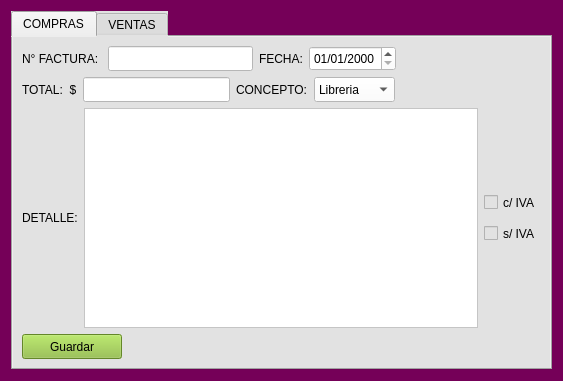
<?xml version="1.0" encoding="UTF-8"?>
<ui version="4.0">
 <class>form_movimientos</class>
 <widget class="QWidget" name="form_movimientos">
  <property name="geometry">
   <rect>
    <x>0</x>
    <y>0</y>
    <width>563</width>
    <height>381</height>
   </rect>
  </property>
  <property name="windowTitle">
   <string>Form</string>
  </property>
  <property name="styleSheet">
   <string notr="true">font: 12pt &quot;Courier 10 Pitch&quot;;
selection-color: rgb(0, 0, 0);
selection-background-color: rgb(170, 255, 127);
color: rgb(0, 0, 0);
background-color: rgb(117, 0, 88);</string>
  </property>
  <layout class="QGridLayout" name="gridLayout_3">
   <item row="0" column="0">
    <widget class="QTabWidget" name="tabWidget">
     <property name="styleSheet">
      <string notr="true">color: rgb(0, 0, 0);
background-color: rgb(226, 226, 226);
</string>
     </property>
     <property name="currentIndex">
      <number>0</number>
     </property>
     <widget class="QWidget" name="tab">
      <attribute name="title">
       <string>COMPRAS</string>
      </attribute>
      <layout class="QGridLayout" name="gridLayout">
       <item row="0" column="0">
        <layout class="QHBoxLayout" name="horizontalLayout_5">
         <item>
          <widget class="QLabel" name="label">
           <property name="text">
            <string>N° FACTURA: </string>
           </property>
          </widget>
         </item>
         <item>
          <widget class="QLineEdit" name="lne_compras_nro_fact">
           <property name="minimumSize">
            <size>
             <width>0</width>
             <height>25</height>
            </size>
           </property>
           <property name="maximumSize">
            <size>
             <width>16777215</width>
             <height>25</height>
            </size>
           </property>
           <property name="styleSheet">
            <string notr="true">background-color: rgb(255, 255, 255);</string>
           </property>
           <property name="text">
            <string/>
           </property>
          </widget>
         </item>
         <item>
          <widget class="QLabel" name="label_2">
           <property name="text">
            <string>FECHA:</string>
           </property>
          </widget>
         </item>
         <item>
          <widget class="QDateEdit" name="dte_compras_fec_factura">
           <property name="minimumSize">
            <size>
             <width>0</width>
             <height>25</height>
            </size>
           </property>
           <property name="maximumSize">
            <size>
             <width>16777215</width>
             <height>25</height>
            </size>
           </property>
           <property name="styleSheet">
            <string notr="true">background-color: rgb(255, 255, 255);</string>
           </property>
           <property name="displayFormat">
            <string>dd/MM/yyyy</string>
           </property>
          </widget>
         </item>
         <item>
          <spacer name="horizontalSpacer_3">
           <property name="orientation">
            <enum>Qt::Horizontal</enum>
           </property>
           <property name="sizeHint" stdset="0">
            <size>
             <width>40</width>
             <height>20</height>
            </size>
           </property>
          </spacer>
         </item>
        </layout>
       </item>
       <item row="2" column="0">
        <layout class="QHBoxLayout" name="horizontalLayout_8">
         <item>
          <layout class="QHBoxLayout" name="horizontalLayout_7">
           <item>
            <widget class="QLabel" name="label_9">
             <property name="text">
              <string>DETALLE:</string>
             </property>
            </widget>
           </item>
           <item>
            <widget class="QTextEdit" name="textEdit_compras">
             <property name="styleSheet">
              <string notr="true">background-color: rgb(255, 255, 255);</string>
             </property>
            </widget>
           </item>
          </layout>
         </item>
         <item>
          <layout class="QVBoxLayout" name="verticalLayout_2">
           <item>
            <spacer name="verticalSpacer_4">
             <property name="orientation">
              <enum>Qt::Vertical</enum>
             </property>
             <property name="sizeHint" stdset="0">
              <size>
               <width>20</width>
               <height>40</height>
              </size>
             </property>
            </spacer>
           </item>
           <item>
            <widget class="QCheckBox" name="ckbx_compras_coniva">
             <property name="minimumSize">
              <size>
               <width>0</width>
               <height>25</height>
              </size>
             </property>
             <property name="maximumSize">
              <size>
               <width>16777215</width>
               <height>25</height>
              </size>
             </property>
             <property name="text">
              <string>c/ IVA</string>
             </property>
            </widget>
           </item>
           <item>
            <widget class="QCheckBox" name="ckbx_compras_coniva_2">
             <property name="minimumSize">
              <size>
               <width>0</width>
               <height>25</height>
              </size>
             </property>
             <property name="maximumSize">
              <size>
               <width>16777215</width>
               <height>25</height>
              </size>
             </property>
             <property name="text">
              <string>s/ IVA</string>
             </property>
            </widget>
           </item>
           <item>
            <spacer name="verticalSpacer">
             <property name="orientation">
              <enum>Qt::Vertical</enum>
             </property>
             <property name="sizeHint" stdset="0">
              <size>
               <width>20</width>
               <height>40</height>
              </size>
             </property>
            </spacer>
           </item>
          </layout>
         </item>
        </layout>
       </item>
       <item row="4" column="0">
        <widget class="QPushButton" name="boton_compras">
         <property name="minimumSize">
          <size>
           <width>100</width>
           <height>25</height>
          </size>
         </property>
         <property name="maximumSize">
          <size>
           <width>100</width>
           <height>25</height>
          </size>
         </property>
         <property name="styleSheet">
          <string notr="true">color: rgb(0, 0, 0);
background-color: rgb(140, 189, 58);</string>
         </property>
         <property name="text">
          <string>Guardar</string>
         </property>
        </widget>
       </item>
       <item row="1" column="0">
        <layout class="QHBoxLayout" name="horizontalLayout_6">
         <item>
          <widget class="QLabel" name="label_4">
           <property name="text">
            <string>TOTAL:  $</string>
           </property>
          </widget>
         </item>
         <item>
          <widget class="QLineEdit" name="lne_compras_total">
           <property name="minimumSize">
            <size>
             <width>0</width>
             <height>25</height>
            </size>
           </property>
           <property name="maximumSize">
            <size>
             <width>16777215</width>
             <height>25</height>
            </size>
           </property>
           <property name="styleSheet">
            <string notr="true">background-color: rgb(255, 255, 255);</string>
           </property>
           <property name="text">
            <string/>
           </property>
          </widget>
         </item>
         <item>
          <widget class="QLabel" name="label_3">
           <property name="text">
            <string>CONCEPTO:</string>
           </property>
          </widget>
         </item>
         <item>
          <widget class="QComboBox" name="cbx_compras_concepto">
           <property name="minimumSize">
            <size>
             <width>0</width>
             <height>25</height>
            </size>
           </property>
           <property name="maximumSize">
            <size>
             <width>16777215</width>
             <height>25</height>
            </size>
           </property>
           <property name="styleSheet">
            <string notr="true">background-color: rgb(255, 255, 255);</string>
           </property>
           <item>
            <property name="text">
             <string>Libreria</string>
            </property>
           </item>
           <item>
            <property name="text">
             <string>New Item</string>
            </property>
           </item>
           <item>
            <property name="text">
             <string>New Item</string>
            </property>
           </item>
           <item>
            <property name="text">
             <string>New Item</string>
            </property>
           </item>
           <item>
            <property name="text">
             <string>New Item</string>
            </property>
           </item>
           <item>
            <property name="text">
             <string>New Item</string>
            </property>
           </item>
           <item>
            <property name="text">
             <string>New Item</string>
            </property>
           </item>
          </widget>
         </item>
         <item>
          <spacer name="horizontalSpacer_4">
           <property name="orientation">
            <enum>Qt::Horizontal</enum>
           </property>
           <property name="sizeHint" stdset="0">
            <size>
             <width>40</width>
             <height>20</height>
            </size>
           </property>
          </spacer>
         </item>
        </layout>
       </item>
      </layout>
     </widget>
     <widget class="QWidget" name="tab_2">
      <attribute name="title">
       <string>VENTAS</string>
      </attribute>
      <layout class="QGridLayout" name="gridLayout_2">
       <item row="0" column="0">
        <layout class="QHBoxLayout" name="horizontalLayout">
         <item>
          <widget class="QLabel" name="label_6">
           <property name="text">
            <string>N° FACTURA: </string>
           </property>
          </widget>
         </item>
         <item>
          <widget class="QLineEdit" name="lne_ventas_nro_fact">
           <property name="minimumSize">
            <size>
             <width>0</width>
             <height>25</height>
            </size>
           </property>
           <property name="maximumSize">
            <size>
             <width>16777215</width>
             <height>25</height>
            </size>
           </property>
           <property name="styleSheet">
            <string notr="true">background-color: rgb(255, 255, 255);</string>
           </property>
           <property name="text">
            <string/>
           </property>
          </widget>
         </item>
         <item>
          <widget class="QLabel" name="label_5">
           <property name="text">
            <string>FECHA:</string>
           </property>
          </widget>
         </item>
         <item>
          <widget class="QDateEdit" name="dte_ventas_fec_fact">
           <property name="minimumSize">
            <size>
             <width>0</width>
             <height>25</height>
            </size>
           </property>
           <property name="maximumSize">
            <size>
             <width>16777215</width>
             <height>25</height>
            </size>
           </property>
           <property name="styleSheet">
            <string notr="true">background-color: rgb(255, 255, 255);</string>
           </property>
           <property name="displayFormat">
            <string>dd/MM/yyyy</string>
           </property>
          </widget>
         </item>
         <item>
          <spacer name="horizontalSpacer_2">
           <property name="orientation">
            <enum>Qt::Horizontal</enum>
           </property>
           <property name="sizeHint" stdset="0">
            <size>
             <width>40</width>
             <height>20</height>
            </size>
           </property>
          </spacer>
         </item>
        </layout>
       </item>
       <item row="1" column="0">
        <layout class="QHBoxLayout" name="horizontalLayout_2">
         <item>
          <widget class="QLabel" name="label_7">
           <property name="text">
            <string>TOTAL:  $</string>
           </property>
          </widget>
         </item>
         <item>
          <widget class="QLineEdit" name="lne_ventas_total">
           <property name="minimumSize">
            <size>
             <width>100</width>
             <height>25</height>
            </size>
           </property>
           <property name="maximumSize">
            <size>
             <width>100</width>
             <height>25</height>
            </size>
           </property>
           <property name="styleSheet">
            <string notr="true">background-color: rgb(255, 255, 255);</string>
           </property>
           <property name="text">
            <string/>
           </property>
          </widget>
         </item>
         <item>
          <widget class="QLabel" name="label_8">
           <property name="text">
            <string>CONCEPTO:</string>
           </property>
          </widget>
         </item>
         <item>
          <widget class="QComboBox" name="cbx_ventas_concepto">
           <property name="minimumSize">
            <size>
             <width>0</width>
             <height>25</height>
            </size>
           </property>
           <property name="maximumSize">
            <size>
             <width>16777215</width>
             <height>25</height>
            </size>
           </property>
           <property name="styleSheet">
            <string notr="true">background-color: rgb(255, 255, 255);</string>
           </property>
           <item>
            <property name="text">
             <string>Libreria</string>
            </property>
           </item>
           <item>
            <property name="text">
             <string>New Item</string>
            </property>
           </item>
           <item>
            <property name="text">
             <string>New Item</string>
            </property>
           </item>
           <item>
            <property name="text">
             <string>New Item</string>
            </property>
           </item>
           <item>
            <property name="text">
             <string>New Item</string>
            </property>
           </item>
           <item>
            <property name="text">
             <string>New Item</string>
            </property>
           </item>
           <item>
            <property name="text">
             <string>New Item</string>
            </property>
           </item>
          </widget>
         </item>
         <item>
          <spacer name="horizontalSpacer">
           <property name="orientation">
            <enum>Qt::Horizontal</enum>
           </property>
           <property name="sizeHint" stdset="0">
            <size>
             <width>40</width>
             <height>20</height>
            </size>
           </property>
          </spacer>
         </item>
        </layout>
       </item>
       <item row="2" column="0">
        <layout class="QHBoxLayout" name="horizontalLayout_4">
         <item>
          <layout class="QHBoxLayout" name="horizontalLayout_3">
           <item>
            <widget class="QLabel" name="label_10">
             <property name="text">
              <string>DETALLE:</string>
             </property>
            </widget>
           </item>
           <item>
            <widget class="QTextEdit" name="textEdit_ventas">
             <property name="styleSheet">
              <string notr="true">background-color: rgb(255, 255, 255);</string>
             </property>
            </widget>
           </item>
          </layout>
         </item>
         <item>
          <layout class="QVBoxLayout" name="verticalLayout">
           <item>
            <spacer name="verticalSpacer_3">
             <property name="orientation">
              <enum>Qt::Vertical</enum>
             </property>
             <property name="sizeHint" stdset="0">
              <size>
               <width>20</width>
               <height>40</height>
              </size>
             </property>
            </spacer>
           </item>
           <item>
            <widget class="QCheckBox" name="ckbx_ventas_coniva">
             <property name="minimumSize">
              <size>
               <width>0</width>
               <height>25</height>
              </size>
             </property>
             <property name="maximumSize">
              <size>
               <width>16777215</width>
               <height>25</height>
              </size>
             </property>
             <property name="text">
              <string>c/ IVA</string>
             </property>
            </widget>
           </item>
           <item>
            <widget class="QCheckBox" name="ckbx_ventas_siniva">
             <property name="minimumSize">
              <size>
               <width>0</width>
               <height>25</height>
              </size>
             </property>
             <property name="maximumSize">
              <size>
               <width>16777215</width>
               <height>25</height>
              </size>
             </property>
             <property name="text">
              <string>s/ IVA</string>
             </property>
            </widget>
           </item>
           <item>
            <spacer name="verticalSpacer_2">
             <property name="orientation">
              <enum>Qt::Vertical</enum>
             </property>
             <property name="sizeHint" stdset="0">
              <size>
               <width>20</width>
               <height>40</height>
              </size>
             </property>
            </spacer>
           </item>
          </layout>
         </item>
        </layout>
       </item>
       <item row="3" column="0">
        <widget class="QPushButton" name="boton_ventas">
         <property name="minimumSize">
          <size>
           <width>100</width>
           <height>25</height>
          </size>
         </property>
         <property name="maximumSize">
          <size>
           <width>100</width>
           <height>25</height>
          </size>
         </property>
         <property name="styleSheet">
          <string notr="true">color: rgb(0, 0, 0);
background-color: rgb(140, 189, 58);</string>
         </property>
         <property name="text">
          <string>Guardar</string>
         </property>
        </widget>
       </item>
      </layout>
     </widget>
    </widget>
   </item>
  </layout>
 </widget>
 <resources/>
 <connections/>
</ui>
